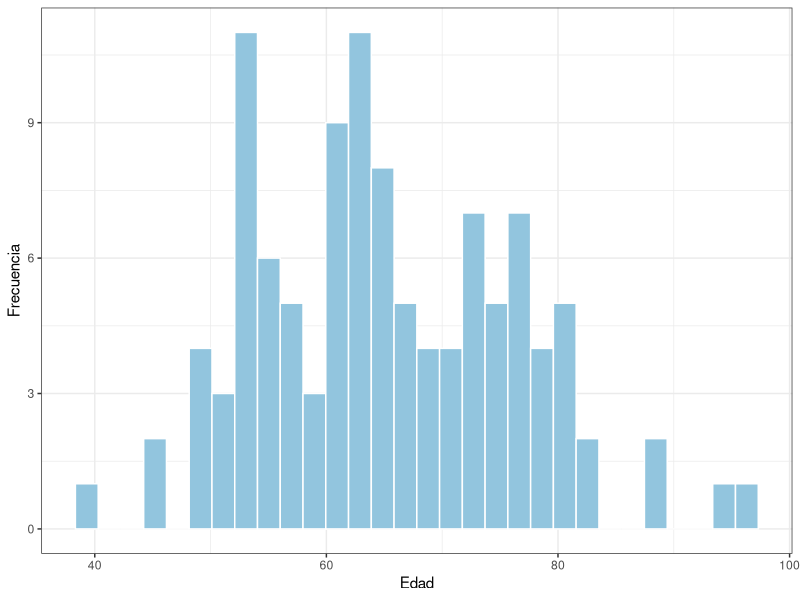
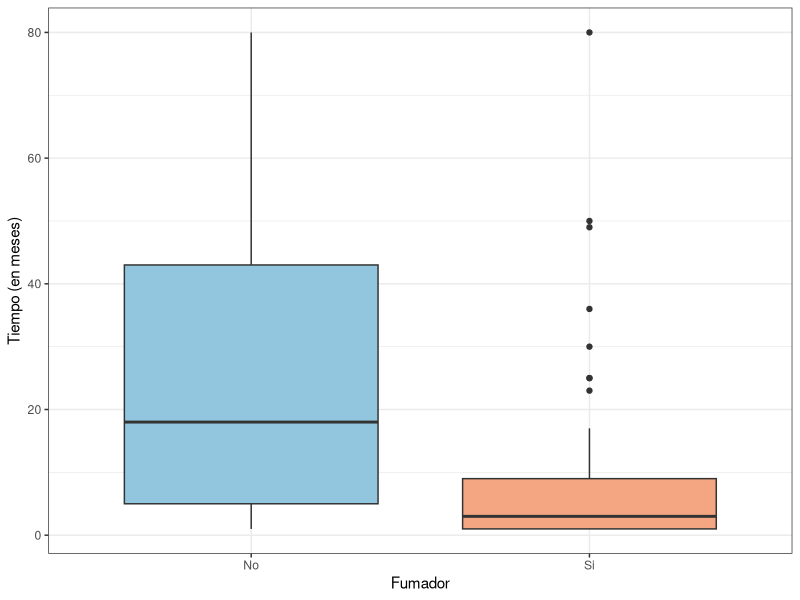
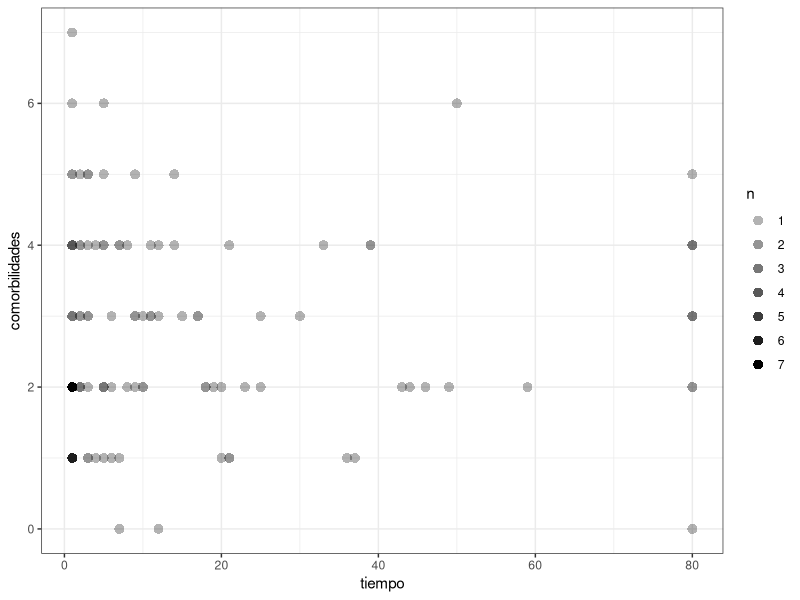
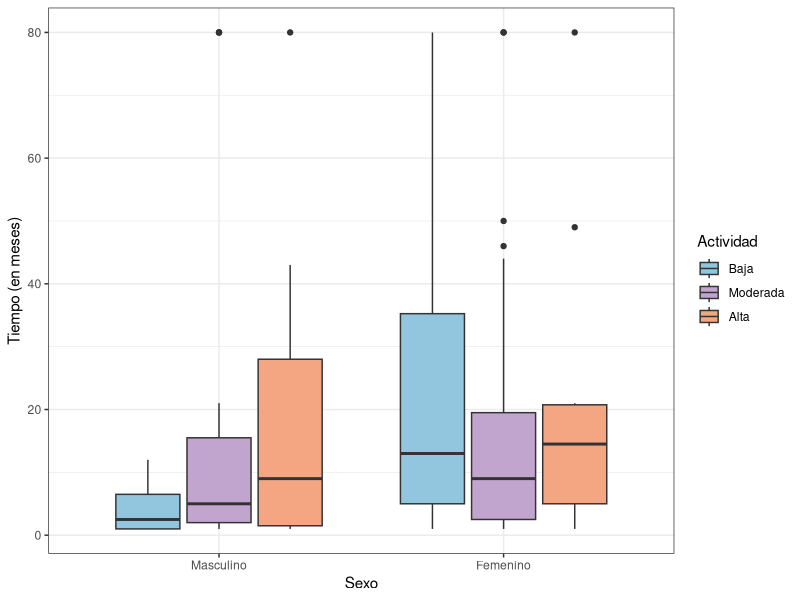
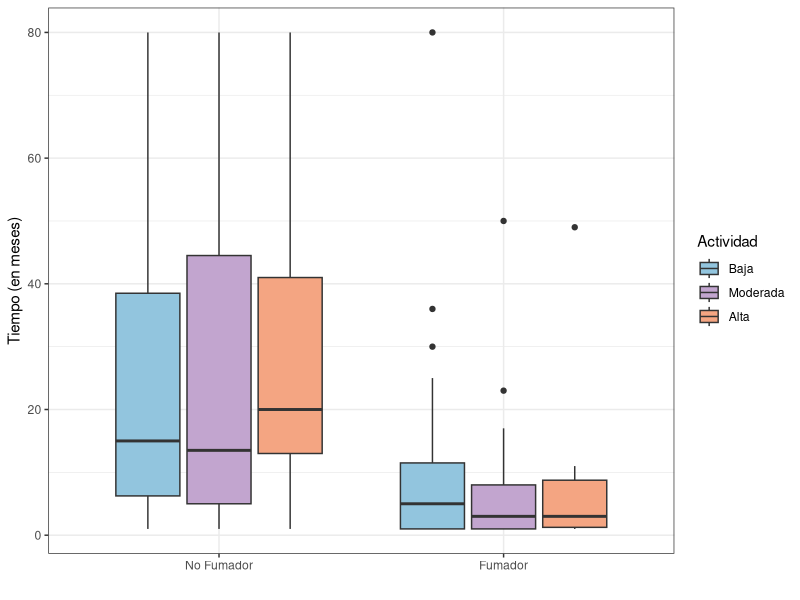
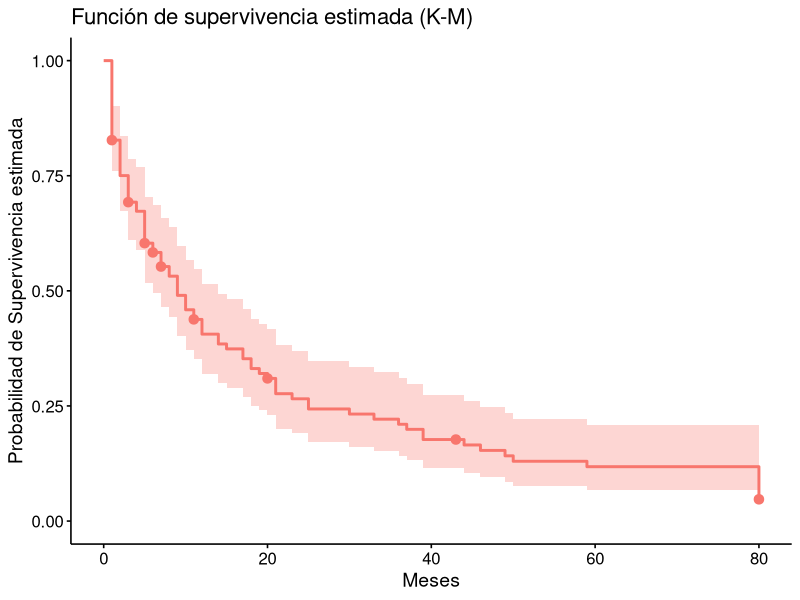
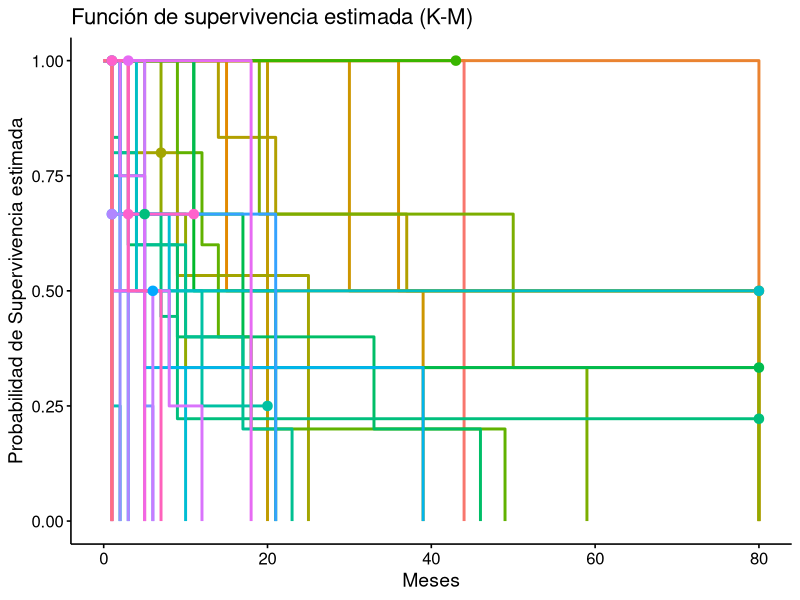
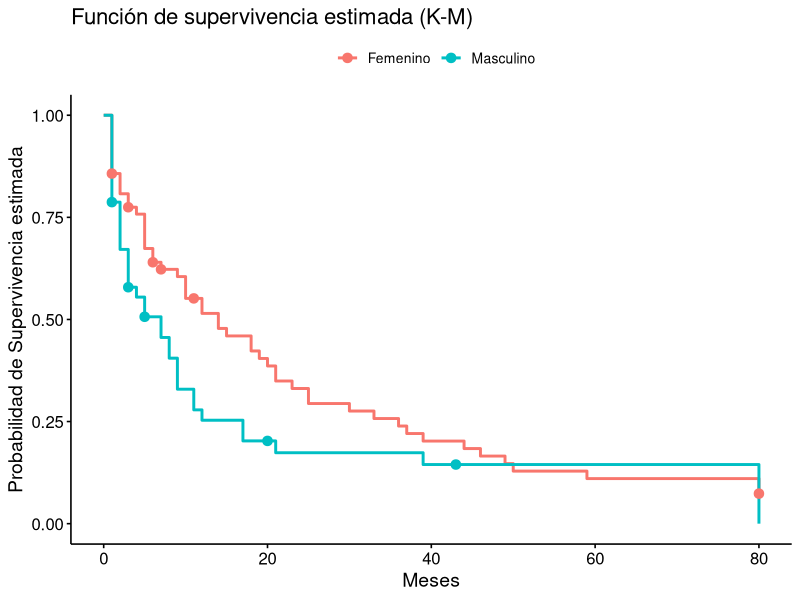

Write the R code that produced these figures, in order.
## ---- chunk 1
# Creo que para ver lo de selección de modelos tenemos que hacer dummies con las variables, de última eso podemos hacer meet o juntarnos y verlo el lunes

# Te voy a pedir porfis si podés ver de arreglar los títulos de las tablas? Porque no sé qué toqué pero los rompí :P :(
## ---- chunk 2
knitr::opts_chunk$set(
  warning = FALSE,
  message = FALSE, 
  echo = F
)
## ---- chunk 3
# install.packages("bookdown")
library(readr)
library(tibble)
library(tidyverse)
library(dplyr)
library(knitr)
library(kableExtra)
library(RColorBrewer) # Paletas
library(survival)  # Manejo datos de supervivencia 
library(survminer) # Crear gráficos con la función ggsurvplot()
library(survMisc)  # Para realizar el test de tendencia
library(ggpubr)    # Manejo de gráficos con ggplot (o ggsurvplot)

# Para que las tablas, etc esté en español
# tinytex::tlmgr_install("babel-spanish")


## ---- chunk 4
# Somos el grupo 7 así que nos corresponde el dataset 7:

datos <- read_csv("conjunto_grupo_7.csv")
summary(datos)
view(datos)
## ---- chunk 5
# Para ver paletas de colores: (Me gustó la RdBu, pero decime voooos)
# display.brewer.all()

# Para ver cuántos colores tiene la paleta:
# brewer.pal.info["RdBu", "maxcolors"]

#  brewer.pal.info["PRGn", "maxcolors"]

# Para que los muestre:

# display.brewer.pal(n = 11, "RdBu")
# prgn <- brewer.pal(n = 11, name = "PRGn")
# barplot(rep(1, 11), col = prgn, names.arg = prgn, las = 2)


# Para los nombres de los colores:
# brewer.pal(n = 11, name = "RdBu")

# Para ver qué color es cuál:
 # colores <- brewer.pal(11, "RdBu")
 # barplot(rep(1, 11), col = colores, names.arg = colores, las = 2)


# VER de ponerles nombres
# colores <- brewer.pal(11, "RdBu")
# names(colores) <- c("RojoOscuro", "Rojo", "Rosa", "Salmón", "Beige",
#                     "Gris", "Celeste", "AzulClaro", "Azul", "AzulOscuro", "AzulMuyOscuro")


## ---- chunk 6


# ------------ Análisis descriptivo ------------

 # IDEAS:
 # - Histograma de edad


# Histograma:
# VER
ggplot(datos, aes(x = edad)) +
  geom_histogram(fill = "#92C5DE", color = "white") +
  theme_bw()+
  labs(y = "Frecuencia", x = "Edad")
## ---- chunk 7

# Boxplot fumadores:
datos %>% 
  group_by(fumador) %>% 
  ggplot(aes(x = fumador, y = tiempo, fill = fumador)) + 
  geom_boxplot() +
  scale_fill_manual(values = c("#92C5DE", "#F4A582"))+
  labs (x = "Fumador", y = "Tiempo (en meses)") +
  scale_x_discrete(label = c("No", "Si")) +
  theme_bw() +
  theme(legend.position = "none") 

## ---- chunk 8


# BORRAR ???
 # VER si usar o no 
# datos %>% 
#   group_by(actividad) %>% 
#   ggplot(aes(x = actividad, y = tiempo)) + 
#   geom_boxplot() +
#   theme_bw()


 # BORRAR????
# Intentando una tabla, capaz es más útil que un gráfico en este caso:
# datos %>% 
#   group_by(actividad) %>% 
#   summarise(
#      n = n(),
#     media = mean(tiempo),
#     mediana = median(tiempo),
#     sd = sd(tiempo)
#    )

# DEJAR ESTA ?
# Esta me gusta más: todo esto lo hizo el chat no? porque lit no se como se hace
# Jeje masooo, tipo fui copiando cosas que tenía de los tp, y había cosas que le quería cambiar así que eso si le fui preguntando
datos %>% 
  # str_to_title: Para que use los niveles de actividad con mayúscula la primera letra
  # factor(...., levels): para que las ordene
  mutate(
    actividad = str_to_title(as.character(actividad)), 
        actividad = factor(actividad,
                       levels = c("Alta", "Moderada", "Baja"))) %>% 
  group_by(actividad) %>% 
  summarise(
    n = n(),
    media = mean(tiempo),
    mediana = median(tiempo),
    sd = sd(tiempo)
  ) %>%
  mutate(
    across(where(is.numeric), # Para que sólo use 2 decimales
           ~round(.x, 2))) %>%
  kable(
    caption = "\\parbox{.9\\linewidth}{\\centering Medidas descriptivas de los pacientes de acuerdo a su nivel de actividad física}",
    col.names = c("Actividad", "n", "Media", "Mediana", "Desvío estándar"),
    escape = F,
    label = "Tabla 1") %>%
  kable_styling(latex_options = c("responsive", "hold_position"))
# responsive para que si usamos htlm se ajuste bien creo
# hold position para que no pase a otra hoja creo

## ---- chunk 9
# Comorbilidad:
ggplot(datos, aes(x = tiempo, y = comorbilidades)) +
  geom_count(aes(alpha = after_stat(n)), shape = 16, size = 3) +
  scale_alpha(range = c(0.3, 1)) +
  theme_bw()
## ---- chunk 10


datos %>% 
  mutate(comorbilidades = factor(comorbilidades)) %>% 
  group_by(comorbilidades) %>% 
  summarise(
    n = n(),
    media = mean(tiempo),
    mediana = median(tiempo),
    sd = sd(tiempo)
  ) %>%
  mutate(
    across(where(is.numeric),
           ~round(.x, 2))) %>%
kable(
  caption = "\\parbox{.9\\linewidth}{\\centering Medidas descriptivas de los pacientes de acuerdo a la cantidad de comorbilidades que presentaron}",
  col.names = c("Comorbilidades", "n", "Media", "Mediana", "Desvío estándar"),
  escape = FALSE
) %>% 
  kable_styling(latex_options = c("responsive", "hold_position"))


# Sólo hay una persona que presentó 7 comorbilidades así que no se puede calcular el desvío 

## ---- chunk 11

# Intento de boxplot sexo y actividad física
datos %>% 
  mutate(
    sexo = str_to_title(as.character(sexo)),
    sexo = factor(sexo,
                  levels = c("Masculino", "Femenino")),
        actividad = str_to_title(as.character(actividad)),
    actividad = factor(actividad,
         levels = c("Baja", "Moderada", "Alta"))) %>% 
  group_by(sexo, actividad) %>%
  ggplot(aes(x = sexo, y = tiempo, fill = actividad))+
  geom_boxplot()+
  scale_fill_manual(values = c("#92C5DE", "#C2A5CF","#F4A582"))  +
  labs(x = "Sexo",
       y = "Tiempo (en meses)",
       fill = "Actividad") +
  theme_bw() 
## ---- chunk 12

# Intento de actividad física y fumadores
datos %>% 
  mutate(
        actividad = str_to_title(as.character(actividad)),
    actividad = factor(actividad,
         levels = c("Baja", "Moderada", "Alta"))) %>% 
  group_by(fumador, actividad) %>%
  ggplot(aes(x = fumador, y = tiempo, fill = actividad))+
  geom_boxplot()+
  scale_fill_manual(values = c("#92C5DE", "#C2A5CF","#F4A582"))  +
  labs(x = "",
       y = "Tiempo (en meses)",
       fill = "Actividad") +
  scale_x_discrete(label = c("No Fumador", "Fumador")) +
  theme_bw() 

## ---- chunk 13
# Modelo para graficar
mod_0 <- survfit(Surv(tiempo, complicacion) ~ 1,
                 data = datos)
summary(mod_0)


# VER si no debería hacer así: !!!! (usa el modelo de cox)
# mod_0 <- coxph(Surv(tiempo, complicacion) ~ 1,
#                ties = "breslow", data = datos)
# 
# # Crear curva de supervivencia a partir del modelo
# km_mod_0 <- survfit(mod_0)
# 
# # Ahora sí graficar
# ggsurvplot(fit = km_mod_0, data = datos,
#            title = "Función de supervivencia estimada (K-M)",
#            censor.shape = 20,
#            xlab = "Meses",
#            ylab = "Probabilidad de Supervivencia estimada",
#            legend = "none",
#            legend.title = "")

## ---- chunk 14

ggsurvplot(fit = mod_0, data = datos,
           title = "Función de supervivencia estimada (K-M)",
           censor.shape = 20,
           xlab = "Meses",
           ylab = "Probabilidad de Supervivencia estimada",
           legend = "none",
           legend.title = "")

## ---- chunk 15
# Modelo para graficar
mod_1 <- survfit(Surv(tiempo, complicacion) ~ edad,
                 data = datos)
summary(mod_1)
## ---- chunk 16

ggsurvplot(fit = mod_1, data = datos,
           title = "Función de supervivencia estimada (K-M)",
           censor.shape = 20,
           xlab = "Meses",
           ylab = "Probabilidad de Supervivencia estimada",
           legend = "none",
           legend.title = "")

## ---- chunk 17
# Modelo para graficar
mod_2 <- survfit(Surv(tiempo, complicacion) ~ sexo,
                 data = datos)
summary(mod_2)
## ---- chunk 18

ggsurvplot(fit = mod_2, data = datos,
           title = "Función de supervivencia estimada (K-M)",
           censor.shape = 20,
           xlab = "Meses",
           ylab = "Probabilidad de Supervivencia estimada",
           legend.labs = c("Femenino", "Masculino"),
           legend.title = "")

## ---- chunk 19
# Modelo para graficar
mod_3 <- survfit(Surv(tiempo, complicacion) ~ fumador,
                 data = datos)
summary(mod_3)
## ---- chunk 20

ggsurvplot(fit = mod_3, data = datos,
           title = "Función de supervivencia estimada (K-M)",
           censor.shape = 20,
           xlab = "Meses",
           ylab = "Probabilidad de Supervivencia estimada",
           legend.labs = c("No Fumador", "Fumador"),
           legend.title = "")

## ---- chunk 21
# Modelo para graficar
mod_4 <- survfit(Surv(tiempo, complicacion) ~ actividad,
                 data = datos)
summary(mod_4)
## ---- chunk 22
# ORDENAR ALTA MODERADA BAJA O BAJA MODERADA ALTA
ggsurvplot(fit = mod_4, data = datos,
           title = "Función de supervivencia estimada (K-M)",
           censor.shape = 20,
           xlab = "Meses",
           ylab = "Probabilidad de Supervivencia estimada",
           legend.labs = c("Alta", "Baja", "Moderada"),
           legend.title = "")

## ---- chunk 23
# Modelo para graficar
mod_5 <- survfit(Surv(tiempo, complicacion) ~ comorbilidades,
                 data = datos)
summary(mod_5)
## ---- chunk 24

ggsurvplot(fit = mod_5, data = datos,
           title = "Función de supervivencia estimada (K-M)",
           censor.shape = 20,
           xlab = "Meses",
           ylab = "Probabilidad de Supervivencia estimada",
           legend.labs = c("0","1", "2", "3", "4", "5", "6", "7"),
           legend.title = "Comorbilidades")

# NO TIENE TANTO SENTIDO PONERLO PORQUE HAY 3 QUE NO TUVIERON, UNA PERSONA QUE TUVO 7, ETC (no todas las cantidades de comorbilidades tienen números de observaciones útiles)
